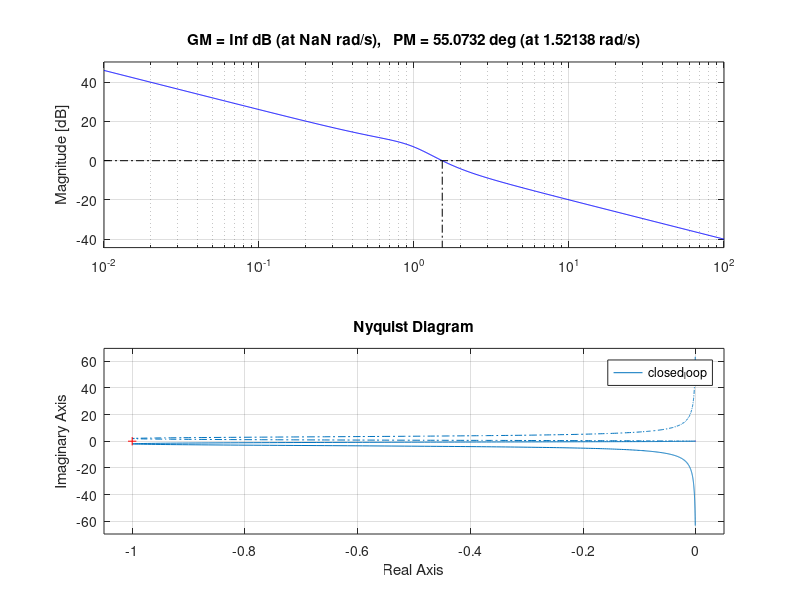

Reproduce this figure in MATLAB.
clear all;
close all;
clc;

%controller;
K = 1;
s = tf('s');

G = 1 / (s-1);
H = (s+2)/ ((s+1)^2 + 1);
%open loop
open_loop = G * H * K;

% the feed back
closed_loop = feedback(K * G, H);

%margin value
margin(closed_loop)

%the stable K
rlocus(open_loop);
rlocus(closed_loop);

nyquist(closed_loop);

